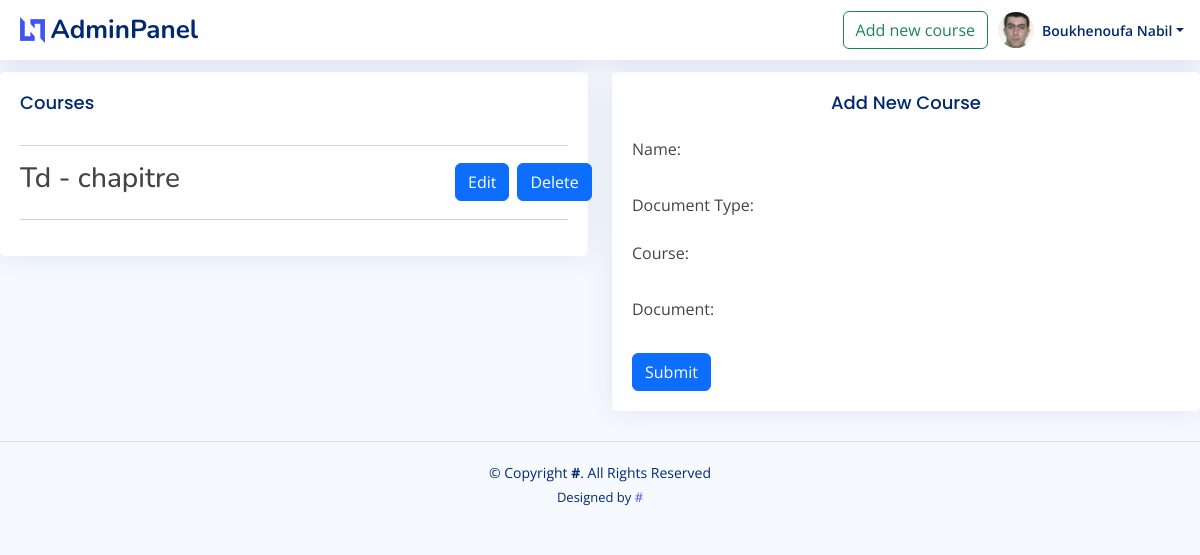
Screenshot of /profpanel/ (signed in) with the database file from the repository.
### core/models.py (models this page shows, shortened)
class User(AbstractBaseUser, PermissionsMixin):
    email = models.EmailField(blank=True, default='', unique=True)
    name = models.CharField(max_length=255, blank=True, default='')
    bio = models.TextField(blank=True, default='')
    image = models.ImageField(upload_to='images', blank=True, null=True , default='images/defaultprofile.png')
    courses = models.ManyToManyField(
        Course,
        blank=True
    )
    is_active = models.BooleanField(default=True)
    is_superuser = models.BooleanField(default=False)
    is_staff = models.BooleanField(default=False)
    date_joined = models.DateTimeField(default=timezone.now)
    last_login = models.DateTimeField(blank=True, null=True)
    objects = CustomUserManager()
    USERNAME_FIELD = 'email'
    EMAIL_FIELD = 'email'
    REQUIRED_FIELDS = []
    class Meta:
        verbose_name = 'User'
        verbose_name_plural = 'Users'

class Document(models.Model):
    name = models.CharField(max_length=255, blank=True, default='')
    documenttype = models.ForeignKey(DocumentType, on_delete=models.CASCADE, default='')
    course = models.ForeignKey(Course, on_delete=models.CASCADE)
    user = models.ForeignKey(User, on_delete=models.CASCADE)
    document = models.FileField(upload_to='documents/')

class DocumentType(models.Model):
    Cours = 'Cours'
    Tp = 'Tp'
    Td = 'Td'
    Extra = 'Extra'
    DEGREE_CHOICES = [
        (Cours, 'Cours'),
        (Tp, 'Tp'),
        (Td, 'Td'),
        (Extra, 'Extra'),
    ]
    name = models.CharField(
        max_length=255,
        choices=DEGREE_CHOICES,
        default=Cours,
        unique=True
    )
    def __str__(self):
        return self.name

### core/views.py (the view)
# urls.py: path('profpanel/', profpanel , name='profpanel'),
@login_required
def profpanel(request):
    user = request.user
    documents = Document.objects.filter(user=user)
    return render(request, 'core/profpanel.html', {'user': user, 'documents': documents})

### core/templates/core/profpanel.html (shortened to what this page needs)
{% load static %}
<!DOCTYPE html>
<html lang="en">
<head>
  <link href="{% static 'profpanel/vendor/bootstrap/css/bootstrap.min.css' %}" rel="stylesheet">
  <link href="{% static 'profpanel/vendor/bootstrap-icons/bootstrap-icons.css' %}" rel="stylesheet">
  <link href="{% static 'profpanel/vendor/boxicons/css/boxicons.min.css' %}" rel="stylesheet">
  <link href="{% static 'profpanel/vendor/quill/quill.snow.css' %}" rel="stylesheet">
  <link href="{% static 'profpanel/vendor/quill/quill.bubble.css' %}" rel="stylesheet">
  <link href="{% static 'profpanel/vendor/remixicon/remixicon.css' %}" rel="stylesheet">
  <link href="{% static 'profpanel/vendor/simple-datatables/style.css' %}" rel="stylesheet">
  <link href="{% static 'profpanel/css/style.css' %}" rel="stylesheet">
</head>
<body>
  <header id="header" class="header fixed-top d-flex align-items-center">
    <div class="d-flex align-items-center justify-content-between">
      <a href="{% url 'profpanel' %}" class="logo d-flex align-items-center">
        <img src="{% static 'profpanel/img/logo.png' %}" alt="">
        <span class="d-none d-lg-block">AdminPanel</span>
      </a>
    </div>
    <nav class="header-nav ms-auto">
      <ul class="d-flex align-items-center">
        <a href="{% url 'submit_document' %}"> <button type="button" class="btn btn-outline-success" style="margin-right: 10px;">Add new course</button></a>
        <li class="nav-item dropdown pe-3">
          <a class="nav-link nav-profile d-flex align-items-center pe-0" href="#" data-bs-toggle="dropdown">
            <img src="{{user.image.url}}" alt="Profile" class="rounded-circle">
            <span class="d-none d-md-block dropdown-toggle ps-2">{{user.name}}</span>
          </a>
            </li>
          </ul>
    </nav>
  </header>
  <main class="">
    <br><br><br>
    <section class="section">
      <div class="row">
        <div class="col-lg-6">
          <div class="card">
            <div class="card-body">
              <h5 class="card-title">Courses</h5>
              <hr>
              <div class="d-flex flex-column">{% for document in documents %}
                {% if document.user.name == user.name %}
                  <div class="d-flex">
                    <h3 class="col-lg-9 me-4">{{ document.documenttype }} - {{ document.name }}</h3>
                    <div class="d-flex end-0 me-4 align-items-center" >
                      <form  action="">
                        <a href="{% url 'edit_document' document.id %}" class="btn btn-primary me-2">Edit</a>
                      </form>
                      <form method="post" action="{% url 'delete_document' pk=document.pk %}">
                        <input class="btn btn-primary" type="submit" value="Delete">
                      </form>
                    </div>
                  </div>
                {% endif %}
                <hr>
              {% endfor %}
              </div>
            </div>
          </div>
        </div>
        <div class="col-lg-6">
          <div class="card">
            <div class="card-body">
              <h5 class="card-title text-center">Add New Course</h5>
              <form method="post" enctype="multipart/form-data">
                <div class="form-group">
                  <div class="col-sm-6">
                    <label for="{{ form.name.id_for_label }}" class="form-label">Name:</label>
                  </div><br>
                  <div class="col-sm-6">
                    <label for="{{ form.documenttype.id_for_label }}" class="" for="specificSizeSelect">Document Type:</label>
                  </div><br>
                  <div class="col-sm-6">
                    <label for="{{ form.course.id_for_label }}" class="form-label">Course:</label>
                  </div><br>
                  <div class="col-sm-6">
                    <label for="{{ form.document.id_for_label }}" class="form-label">Document:</label>
                  </div><br>
                </div>
                <button type="submit" class="btn btn-primary">Submit</button>
              </form>
            </div>
          </div>
        </div>
      </div>
    </section>
  </main>
  <footer id="" class="footer">
    <div class="copyright">
      &copy; Copyright <strong><span>#</span></strong>. All Rights Reserved
    </div>
    <div class="credits">
      Designed by <a href="">#</a>
    </div>
  </footer>
</body>
</html>

### core/static/profpanel/css/style.css (style rules this page uses)
:root { scroll-behavior: smooth; }
body { font-family: "Open Sans", sans-serif; background: #f6f9ff; color: #444444; }
a { color: #4154f1; text-decoration: none; }
h1, h2, h3, h4, h5, h6 { font-family: "Nunito", sans-serif; }
.card { margin-bottom: 30px; border: none; border-radius: 5px; box-shadow: 0px 0 30px rgba(1, 41, 112, 0.1); }
.card-title { padding: 20px 0 15px 0; font-size: 18px; font-weight: 500; color: #012970; font-family: "Poppins", sans-serif; }
.card-body { padding: 0 20px 20px 20px; }
.logo { line-height: 1; }
@media (min-width: 1200px) { .logo { width: 280px; } }
.logo img { max-height: 26px; margin-right: 6px; }
.logo span { font-size: 26px; font-weight: 700; color: #012970; font-family: "Nunito", sans-serif; }
.header { transition: all 0.5s; z-index: 997; height: 60px; box-shadow: 0px 2px 20px rgba(1, 41, 112, 0.1); background-color: #fff; padding-left: 20px; }
.header-nav ul { list-style: none; }
.header-nav>ul { margin: 0; padding: 0; }
.header-nav .nav-profile { color: #012970; }
.header-nav .nav-profile img { max-height: 36px; }
.header-nav .nav-profile span { font-size: 14px; font-weight: 600; }
.footer { padding: 20px 0; font-size: 14px; transition: all 0.3s; border-top: 1px solid #cddfff; }
.footer .copyright { text-align: center; color: #012970; }
.footer .credits { padding-top: 5px; text-align: center; font-size: 13px; color: #012970; }

### rows the page displays
User: image (picture), name "Boukhenoufa Nabil"
Document: documenttype "Td", name "chapitre"
